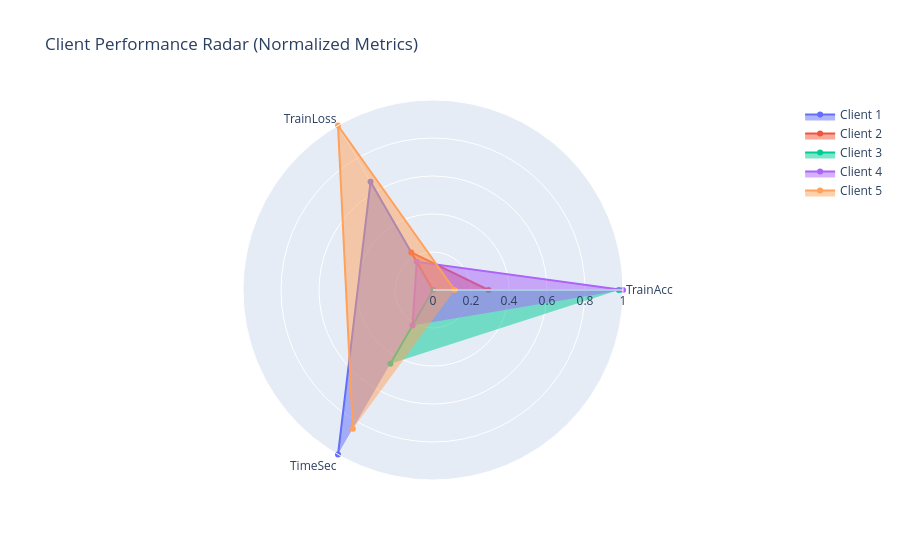

The cell this chart's notebook holds for it:
### Code cell
import plotly.graph_objects as go

client_summary = epoch_df.groupby('Client').agg({
    'TrainAcc':'mean',
    'TrainLoss':'mean',
    'TimeSec':'mean'
}).reset_index()

# normalize metrics 0-1
for col in ['TrainAcc','TrainLoss','TimeSec']:
    client_summary[col] = (client_summary[col] - client_summary[col].min()) / (client_summary[col].max() - client_summary[col].min())

categories = ['TrainAcc', 'TrainLoss', 'TimeSec']
fig = go.Figure()
for i, row in client_summary.iterrows():
    fig.add_trace(go.Scatterpolar(
        r=row[categories].tolist(),
        theta=categories,
        fill='toself',
        name=f'Client {int(row.Client)}'
    ))

fig.update_layout(
    polar=dict(radialaxis=dict(visible=True, range=[0,1])),
    title="Client Performance Radar (Normalized Metrics)"
)
fig.show()

### Figure 1 — Plotly figure (JSON) as saved in the notebook; plotly's stock layout.template omitted (floating-point values rounded to 4 significant figures)
{"data": [{"fill": "toself", "name": "Client 1", "r": [0, 0.6575, 1], "theta": ["TrainAcc", "TrainLoss", "TimeSec"], "type": "scatterpolar"}, {"fill": "toself", "name": "Client 2", "r": [0.292, 0.2286, 0], "theta": ["TrainAcc", "TrainLoss", "TimeSec"], "type": "scatterpolar"}, {"fill": "toself", "name": "Client 3", "r": [0.9783, 0, 0.4485], "theta": ["TrainAcc", "TrainLoss", "TimeSec"], "type": "scatterpolar"}, {"fill": "toself", "name": "Client 4", "r": [1, 0.1714, 0.2157], "theta": ["TrainAcc", "TrainLoss", "TimeSec"], "type": "scatterpolar"}, {"fill": "toself", "name": "Client 5", "r": [0.114, 1, 0.8438], "theta": ["TrainAcc", "TrainLoss", "TimeSec"], "type": "scatterpolar"}], "layout": {"polar": {"radialaxis": {"range": [0, 1], "visible": true}}, "title": {"text": "Client Performance Radar (Normalized Metrics)"}}}
